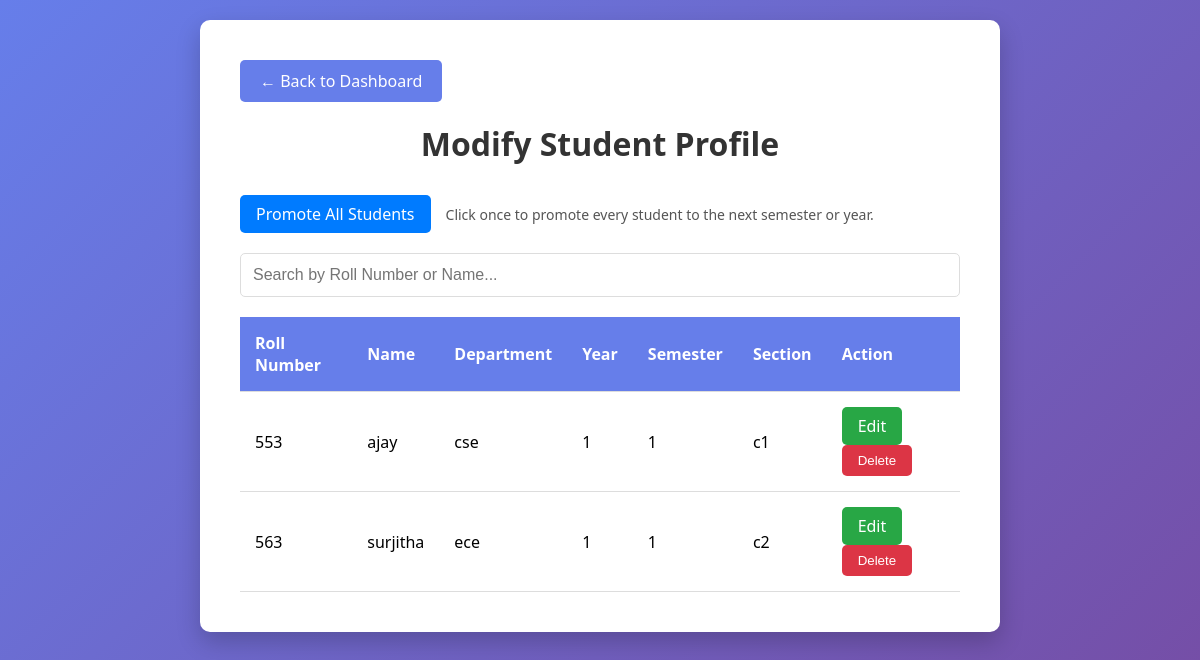
The app's page /modify_student (signed in), older data.
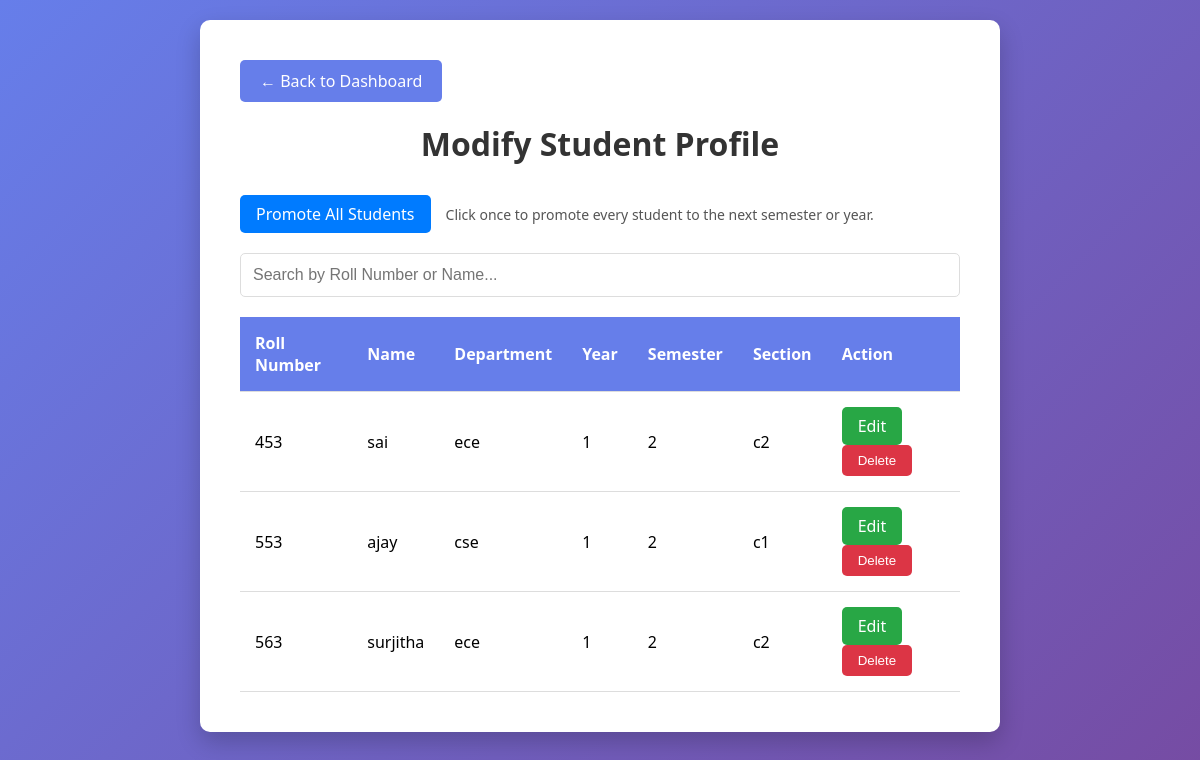
The same page, newer data.
### tables this page shows
CREATE TABLE students (

        id INTEGER PRIMARY KEY AUTOINCREMENT,

        roll_number TEXT UNIQUE,
        name TEXT,
        password TEXT,
        department TEXT,
        course_name TEXT,
        age INTEGER,
        section TEXT,
        father_name TEXT,
        father_phone TEXT,
        mother_name TEXT,
        mother_phone TEXT,
        phone TEXT,
        year INTEGER DEFAULT 1,
        semester INTEGER DEFAULT 1,
        address TEXT,
        photo_filename TEXT

    );

### app.py (the view)
@app.route("/modify_student")
def modify_student():
    if not session.get("admin"):
        return redirect("/admin")
    conn = sqlite3.connect("student.db")
    conn.row_factory = sqlite3.Row
    cursor = conn.cursor()
    cursor.execute("SELECT roll_number, name, department, year, semester, section FROM students ORDER BY roll_number")
    students = cursor.fetchall()
    conn.close()
    return render_template(
        "admin/modify_student.html",
        students=students
    )

### templates/admin/modify_student.html (shortened to what this page needs)
<!DOCTYPE html>
<html lang="en">
<head>
</head>
<body>
    <div class="container">
        <a href="/admin_dashboard" class="back-link">← Back to Dashboard</a>
        <h1>Modify Student Profile</h1>
        <div style="margin-bottom: 20px; display:flex; flex-wrap:wrap; gap:10px; align-items:center;">
            <a href="/promote_all_students" class="edit-btn" style="background:#007bff;">Promote All Students</a>
            <span style="color:#555; font-size:14px;">Click once to promote every student to the next semester or year.</span>
        </div>
        <div class="search-box">
            <input type="text" id="searchInput" placeholder="Search by Roll Number or Name...">
        </div>
        {% if students %}
        <table class="students-table">
            <thead>
                <tr>
                    <th>Roll Number</th>
                    <th>Name</th>
                    <th>Department</th>
                    <th>Year</th>
                    <th>Semester</th>
                    <th>Section</th>
                    <th>Action</th>
                </tr>
            </thead>
            <tbody id="studentList">
                {% for student in students %}
                <tr class="student-row" data-roll="{{ student['roll_number'] }}" data-name="{{ student['name'] }}">
                    <td>{{ student['roll_number'] }}</td>
                    <td>{{ student['name'] }}</td>
                    <td>{{ student['department'] }}</td>
                    <td>{{ student['year'] }}</td>
                    <td>{{ student['semester'] }}</td>
                    <td>{{ student['section'] }}</td>
                    <td>
                        <a href="/edit_student/{{ student['roll_number'] }}" class="edit-btn">Edit</a>
                        <button class="delete-btn" onclick="deleteStudent('{{ student['roll_number'] }}', '{{ student['name'] }}')">Delete</button>
                    </td>
                </tr>
                {% endfor %}
            </tbody>
        </table>
        {% else %}
        <div class="no-students">
            <p>❌ No students found in the database.</p>
        </div>
        {% endif %}
    </div>
</body>
</html>

### templates/admin/modify_student.html (style rules this page uses)
* { margin: 0; padding: 0; box-sizing: border-box; }
body { font-family: 'Segoe UI', Tahoma, Geneva, Verdana, sans-serif; background: linear-gradient(135deg, #667eea 0%, #764ba2 100%); min-height: 100vh; padding: 20px; }
.container { max-width: 800px; margin: 0 auto; background: white; padding: 40px; border-radius: 10px; box-shadow: 0 10px 25px rgba(0, 0, 0, 0.2); }
h1 { color: #333; margin-bottom: 30px; text-align: center; }
.back-link { display: inline-block; margin-bottom: 20px; padding: 10px 20px; background: #667eea; color: white; text-decoration: none; border-radius: 5px; transition: background 0.3s; }
.students-table { width: 100%; border-collapse: collapse; margin-top: 20px; }
.students-table thead { background: #667eea; color: white; }
.students-table th, .students-table td { padding: 15px; text-align: left; border-bottom: 1px solid #ddd; }
.edit-btn { display: inline-block; padding: 8px 16px; background: #28a745; color: white; text-decoration: none; border-radius: 5px; transition: background 0.3s; margin-right: 5px; }
.delete-btn { display: inline-block; padding: 8px 16px; background: #dc3545; color: white; text-decoration: none; border-radius: 5px; transition: background 0.3s; border: none; cursor: pointer; }
.search-box { margin-bottom: 20px; }
.search-box input { width: 100%; padding: 12px; border: 1px solid #ddd; border-radius: 5px; font-size: 16px; }

Row changes from the older to the newer data that the page shows:
added students: roll_number "453", name "sai", department "ece", year "1", semester "2", section "c2"
changed students "ajay": semester "1" → "2"
changed students "surjitha": semester "1" → "2"
